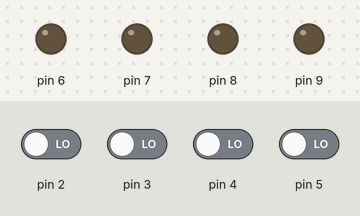
A sketch run on a simulated Arduino Uno, built with avr-gcc and run on an emulated ATmega328P. Shown: output pins drawn as LEDs (lit = HIGH). The inputs (shaded band) are chosen by the test bench; at power-on: pin 2–5 LOW.

Above: at 1.2 s.
1.3 s: pin 2 driven HIGH
At 1.8 s:
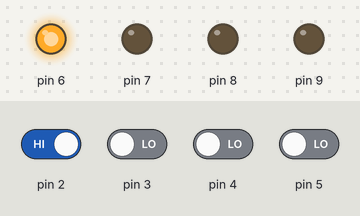
2.8 s: pin 3 driven HIGH
At 4.0 s:
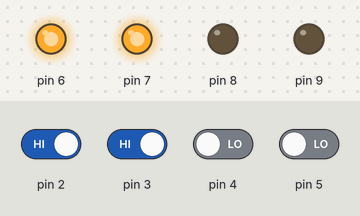
4.3 s: pin 4 driven HIGH
At 5.3 s:
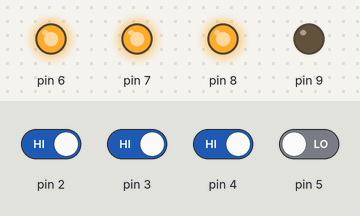
5.8 s: pin 5 driven HIGH
At 6.5 s:
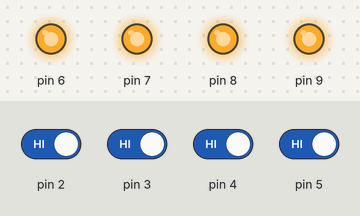
7.3 s: pin 2 driven LOW
At 7.6 s:
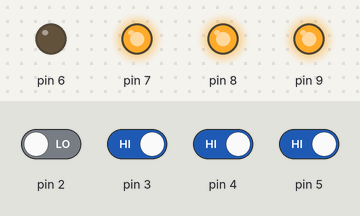
8.8 s: pin 3 driven LOW
At 9.9 s:
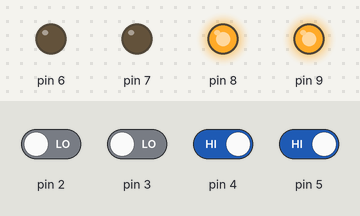
Timing chart, 0 to 11.3 s (numbered marks = the images above; inputs shaded):
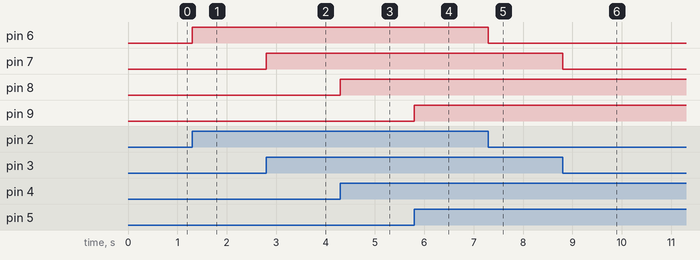

The sketch:

4__1_switch.ino
```cpp
void setup() {
  pinMode(2, INPUT);
  pinMode(3, INPUT);
  pinMode(4, INPUT);
  pinMode(5, INPUT);
  pinMode(6, OUTPUT);
  pinMode(7, OUTPUT);
  pinMode(8, OUTPUT);
  pinMode(9, OUTPUT);
  Serial.begin(9600);
}

void loop() {
  if (digitalRead(2)==HIGH )
  { digitalWrite(6,HIGH );
  }
  else
  { digitalWrite(6, LOW);
  }
  if (digitalRead(3)== HIGH)
  { digitalWrite(7, HIGH);
  }
  else
  { digitalWrite(7, LOW);
  }

  if (digitalRead(4)== HIGH)
  { digitalWrite(8, HIGH);
  }
  else
  { digitalWrite(8, LOW);
  }
  if (digitalRead(5)== HIGH)
  { digitalWrite(9, HIGH);
  }
  else
  { digitalWrite(9, LOW);
  }


}
```

Measured:
- after the input at 1.3 s, pin 6: LOW → HIGH at once
- after the input at 2.8 s, pin 7: LOW → HIGH at once
- after the input at 4.3 s, pin 8: LOW → HIGH at once
- after the input at 5.8 s, pin 9: LOW → HIGH at once
- after the input at 7.3 s, pin 6: HIGH → LOW at once
- after the input at 8.8 s, pin 7: HIGH → LOW at once
